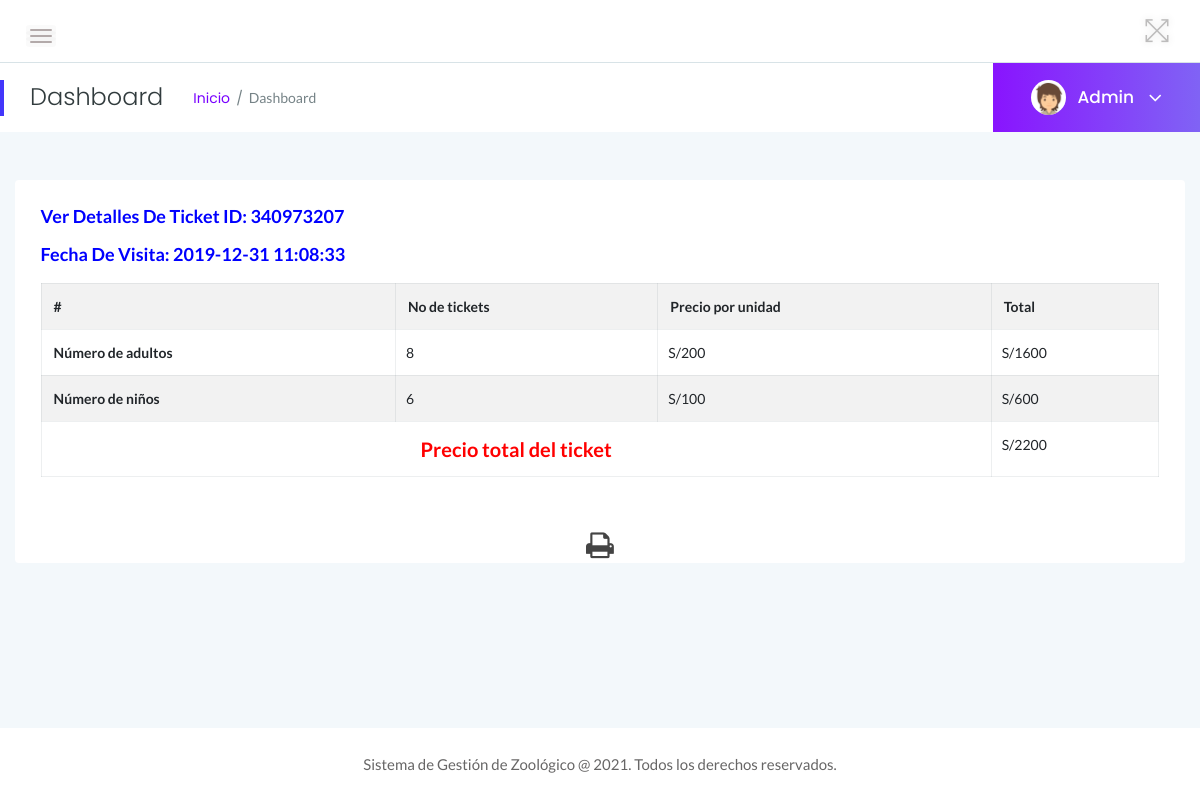
Screenshot of /admin/view-normal-ticket.php?viewid=2 (signed in) with the database file from the repository.
### tables this page shows
CREATE TABLE `tblticindian` (
  `ID` int(10) NOT NULL,
  `TicketID` varchar(100) NOT NULL,
  `NoAdult` int(10) DEFAULT NULL,
  `NoChildren` int(10) DEFAULT NULL,
  `AdultUnitprice` varchar(50) DEFAULT NULL,
  `ChildUnitprice` varchar(50) DEFAULT NULL,
  `PostingDate` timestamp NULL DEFAULT current_timestamp()
);

### admin/view-normal-ticket.php (the view, shortened to what this page needs)
<?php
include('includes/dbconnection.php');
if (strlen($_SESSION['zmsaid'] == 0)) {
    header('location:logout.php');
} else {
?>
    <!doctype html>
    <html class="no-js" lang="es">
    <head>
        <link rel="stylesheet" href="assets/css/bootstrap.min.css">
        <link rel="stylesheet" href="assets/css/font-awesome.min.css">
        <link rel="stylesheet" href="assets/css/themify-icons.css">
        <link rel="stylesheet" href="assets/css/metisMenu.css">
        <link rel="stylesheet" href="assets/css/owl.carousel.min.css">
        <link rel="stylesheet" href="assets/css/slicknav.min.css">
        <link rel="stylesheet" href="https://www.amcharts.com/lib/3/plugins/export/export.css" type="text/css" media="all" />
        <link rel="stylesheet" href="assets/css/typography.css">
        <link rel="stylesheet" href="assets/css/default-css.css">
        <link rel="stylesheet" href="assets/css/styles.css">
        <link rel="stylesheet" href="assets/css/responsive.css">
    </head>
    <body>
        <div class="page-container">
            <div class="main-content">
                <?php include_once('includes/header.php'); ?>
                <?php include_once('includes/pagetitle.php'); ?>
                <div class="main-content-inner">
                    <div class="row">
                        <div class="col-lg-12 col-ml-12">
                            <div class="row">
                                <div class="col-12 mt-5">
                                    <div class="card">
                                        <div class="card-body" id="exampl">
                                            <?php
                                            $vid = $_GET['viewid'];
                                            $ret = mysqli_query($con, "select * from tblticindian where ID='$vid'");
                                            while ($row = mysqli_fetch_array($ret)) {
                                            ?>
                                                <h4 class="header-title" style="color: blue">Ver detalles de Ticket ID: <?php echo $row['TicketID']; ?></h4>
                                                <h5 class="header-title" style="color: blue">Fecha de visita: <?php echo $row['PostingDate']; ?></h5>
                                                <table border="1" class="table table-striped table-bordered first">
                                                    <tr>
                                                        <th>#</th>
                                                        <th>No de tickets</th>
                                                        <th>Precio por unidad</th>
                                                        <th>Total</th>
                                                    </tr>
                                                    <tr>
                                                        <th>Número de adultos </th>
                                                        <td style="padding-left: 10px"><?php echo $noadult = $row['NoAdult']; ?></td>
                                                        <td style="padding-left: 10px">S/<?php echo $cup = $row['AdultUnitprice']; ?></td>
                                                        <td style="padding-left: 10px">S/<?php echo $ta = $cup * $noadult; ?></td>
                                                    </tr>
                                                    <tr>
                                                        <th>Número de niños </th>
                                                        <td style="padding-left: 10px"><?php echo $nochild = $row['NoChildren']; ?></td>
                                                        <td style="padding-left: 10px">S/<?php echo $aup = $row['ChildUnitprice']; ?></td>
                                                        <td style="padding-left: 10px">S/<?php echo $tc = $aup * $nochild; ?></td>
                                                    </tr>
                                                    <tr>
                                                        <th style="text-align: center;color: red;font-size: 20px" colspan="3">Precio total del ticket</th>
                                                        <td style="padding-left: 10px;">S/<?php echo ($ta + $tc); ?></td>
                                                    </tr>
                                                </table>
                                        </div>
                                    <?php } ?>
                                    <p style="margin-top:1%" align="center">
                                        <i class="fa fa-print fa-2x" style="cursor: pointer;" OnClick="CallPrint(this.value)"></i>
                                    </p>
                                    </div>
                                </div>
                            </div>
                        </div>
                    </div>
                </div>
            </div>
            <?php include_once('includes/footer.php'); ?>
        </div>
    </body>
    </html>
<?php }  ?>

### admin/includes/pagetitle.php (shortened to what this page needs)
<?php
include('includes/dbconnection.php');
?>
<div class="page-title-area">
                <div class="row align-items-center">
                    <div class="col-sm-6">
                        <div class="breadcrumbs-area clearfix">
                            <h4 class="page-title pull-left">Dashboard</h4>
                            <ul class="breadcrumbs pull-left">
                                <li><a href="dashboard.php">Inicio</a></li>
                                <li><span>Dashboard</span></li>
                            </ul>
                        </div>
                    </div>
                    <div class="col-sm-6 clearfix">
                        <div class="user-profile pull-right">
                            <img class="avatar user-thumb" src="assets/images/author/avatar.png" alt="avatar">
                            <?php
$adid=$_SESSION['zmsaid'];
$ret=mysqli_query($con,"select AdminName from tbladmin where ID='$adid'");
$row=mysqli_fetch_array($ret);
$name=$row['AdminName'];
?>
                            <h4 class="user-name dropdown-toggle" data-toggle="dropdown"><?php echo $name; ?> <i class="fa fa-angle-down"></i></h4>
                        </div>
                    </div>
                </div>
            </div>

### admin/assets/css/styles.css (style rules this page uses)
.page-container { width: 100%; height: 100%; min-height: 100vh; padding-left: 280px; -webkit-transition: padding-left 0.3s ease 0s; transition: padding-left 0.3s ease 0s; }
.card { border: none; border-radius: 4px; background-color: #fff; -webkit-transition: all 0.3s ease 0s; transition: all 0.3s ease 0s; }
.card-body { padding: 25.6px; padding: 1.6rem; }
.main-content { width: 100%; background: #F3F8FB; }
.main-content-inner { padding: 0 30px 50px; }
.page-title-area { padding: 0 30px; background: #fff; position: relative; }
.page-title-area:before { content: ''; position: absolute; left: 0; top: 50%; width: 4px; height: 36px; background: var(--primary-color); -webkit-transform: translateY(-50%); transform: translateY(-50%); }
.page-title { font-size: 24px; font-weight: 300; color: #313b3d; letter-spacing: 0; margin-right: 30px; }
ul.breadcrumbs { margin-top: 4px; }
.breadcrumbs li { display: inline-block; }
.breadcrumbs li a, .breadcrumbs li span { display: block; font-size: 14px; font-weight: 400; color: #7801ff; letter-spacing: 0; margin-right: 16px; position: relative; }
.breadcrumbs li a:before { content: '/'; color: #768387; position: absolute; right: -13px; top: 0; }
.breadcrumbs li span { margin-right: 0; color: #768387; text-transform: capitalize; }
.user-profile { margin-right: -30px; display: -webkit-box; display: -ms-flexbox; display: flex; -webkit-box-align: center; -ms-flex-align: center; align-items: center; -ms-flex-wrap: wrap; flex-wrap: wrap; background: -webkit-linear-gradient(left, #8914fe 0%, #8063f5 100%); background: linear-gradient(to right, #8914fe 0%, #8063f5 100%); padding: 17px 38px; position: relative; }
.user-profile img.avatar { height: 35px; width: 35px; border-radius: 50%; margin-right: 12px; }
.user-name { font-size: 17px; font-weight: 500; color: #fff; letter-spacing: 0; cursor: pointer; -webkit-user-select: none; -moz-user-select: none; -ms-user-select: none; user-select: none; }
.user-name i { margin-left: 10px; font-size: 21px; vertical-align: middle; position: relative; }
.notification-area .dropdown-toggle, .user-name.dropdown-toggle { position: relative; }
.notification-area .dropdown-toggle:after, .user-name.dropdown-toggle:after { display: none; }
.header-title { font-family: 'Lato', sans-serif; font-size: 18px; font-weight: 600; letter-spacing: 0; color: #333; text-transform: capitalize; margin-bottom: 17px; }
table tr th { border-bottom: none; }
table tr th, table tr td { border-top: 1px solid rgba(120, 130, 140, 0.13) !important; }
.table-bordered td, .table-bordered th { border: 1px solid rgba(120, 130, 140, 0.13) !important; }

### admin/assets/css/responsive.css (style rules this page uses)
@media screen and (min-width: 1200px) and (max-width: 1440px) { .col-ml-12 { -webkit-box-flex: 0; -ms-flex: 0 0 100%; flex: 0 0 100%; max-width: 100%; } }
@media (min-width: 1200px) and (max-width: 1364px) { .main-content-inner { padding: 0 15px 50px; } }
@media (min-width: 1200px) and (max-width: 1364px) { .page-container, .sbar_collapsed.page-container { padding-left: 0; } }

### rows the page displays
tblticindian: TicketID "340973207", PostingDate "2019-12-31 11:08:33", NoAdult "8", AdultUnitprice "200", $ta = $cup * $noadult "1600", NoChildren "6", ChildUnitprice "100", $tc = $aup * $nochild "600", $ta + $tc "2200"

### other values shown
$name "Admin"
